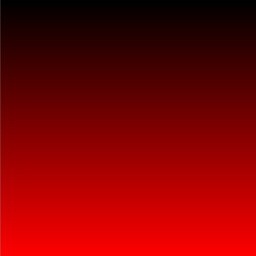
Frame 1 (no input)
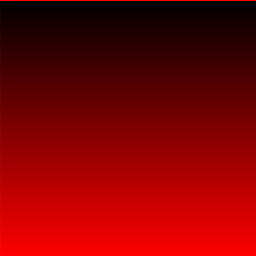
Frame 2 (the mouse pressed at the canvas centre, redrawn once)

The Processing sketch that drew these frames (run headless with seeded random() and noise(); the mouse was pressed at the canvas centre and the sketch redrawn once):

// Processing sketch: processing_33318
// ── processing_33318.pde

/*
Jennifer Kaye
jenniferkaye7@gmail.com
Copyright 2011
Parsons MFA D+T Bootcamp
Homework 8/8/11: Gradient
*/

void setup () {
  frameRate (10);
  noLoop ();
  size (256, 256);  
}

void draw () {
for (int i = 0; i < 256; i = i+1) {
  line(0, i, 256, i);
  stroke (i, 0, 0);
  }    
}
